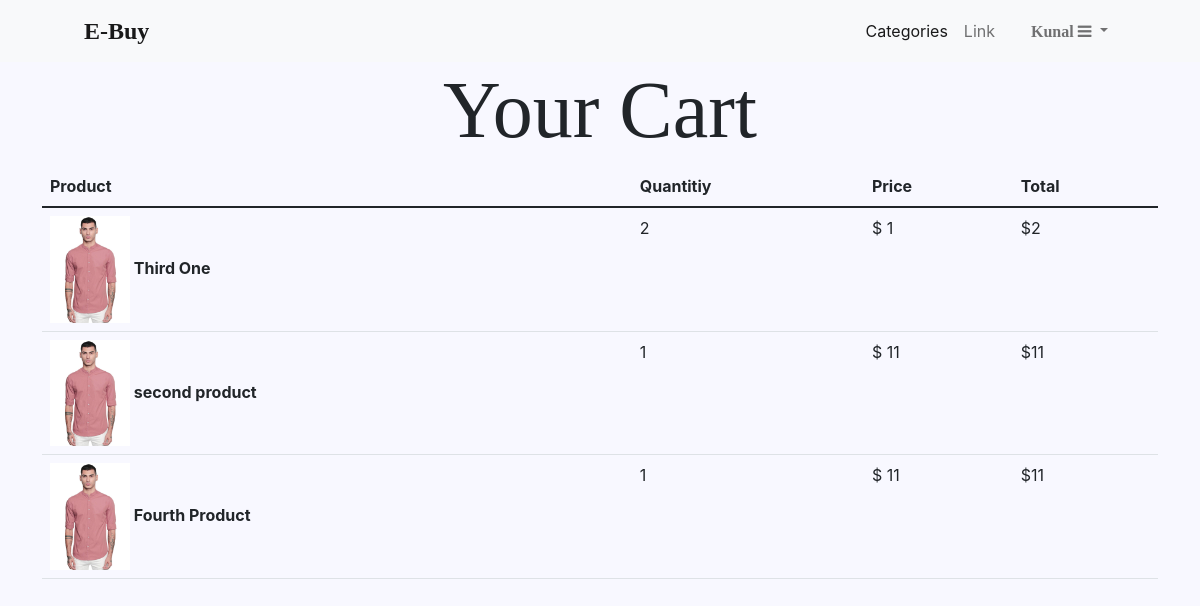
The page /products/cart/ (signed in) on the database its author committed.
### users/models.py (models this page shows, shortened)
class UserProfile(AbstractUser):
    username=models.CharField(_('username'),max_length=200,default='guest_user')
    email=LowercaseEmailField(_('email address'),unique=True)
    type=MultiSelectField(choices=Types.choices,default=[],null=True,blank=True)
    USERNAME_FIELD='email'
    REQUIRED_FIELDS=[]
    objects=UserProfileManger()
    default_type=Types.CUSTOMER

### product/models.py (models this page shows, shortened)
class ProductOrder(models.Model):
    user=models.ForeignKey(UserProfile,on_delete=models.CASCADE)
    product=models.ForeignKey(Product,on_delete=models.CASCADE)
    quantity=models.IntegerField(default=1)
    ordered=models.BooleanField(default=False)
    class Meta:
        verbose_name = 'Ordered Product'
        verbose_name_plural='Ordered Products'
    def get_total(self):
        return self.product.price * self.quantity

class Product(models.Model):
    class StatusChoices(models.TextChoices):
        AVAILABLE="SA",_("Stock Available")
        OUTOFSTOCK="NSA",_("No Stock Available")
    id = models.UUIDField(primary_key=True, default=uuid.uuid4, editable=False)
    title=models.CharField(max_length=256)
    slug=models.SlugField(blank=True,null=True)
    description=models.TextField()
    image=models.ImageField(blank=True,null=True)
    status=models.CharField(max_length=3,choices=StatusChoices.choices,default=StatusChoices.AVAILABLE)
    published_date=models.DateTimeField(auto_now_add=True)
    price=models.IntegerField(default=0)
    wishlist_users=models.ManyToManyField(UserProfile,related_name="wishlist_products",blank=True)
    category=models.ForeignKey('Category',on_delete=models.SET_NULL,null=True)

### product/views.py (the view)
# urls.py: path('products/cart/',CartListView.as_view(),name='cart'),
class CartListView(LoginRequiredMixin,ListView):
    model=ProductOrder
    template_name='product/cart.html'
    context_object_name='cart_products'
    def get_context_data(self, **kwargs):
        return super().get_context_data(**kwargs)
    def get_queryset(self):
        return ProductOrder.objects.filter(user=self.request.user)

### templates/product/cart.html
{% extends "base.html" %}
{% load static %}
{% block head %}
    <link rel="stylesheet" href={% static 'css/product/cart.css' %}>
{% endblock %}
{% block content %}
    <h1 class="page-title">Your Cart</h1>
    <div class="container cart">
        <table class="table table-hover">
            <thead>
                <tr>
                    <th scope="col">Product</th>
                    <th scope="col">Quantitiy</th>
                    <th scope="col">Price</th>
                    <th scope="col">Total</th>
                </tr>
            </thead>
            <tbody>
                {% for product in cart_products %}
                    <tr class="cart-row">
                        <th scope="row">
                            <img class="cart-product-image" src={% static 'images/sample_product.jpg' %} alt="">
                            <a href={% url 'detail' product.product.slug %} class="cart-product-title">{{product.product.title}}</a>
                        </th>
                        <td>{{product.quantity}}</td>
                        <td>$ {{product.product.price}}</td>
                        <td>${{product.get_total}}</td>
                    </tr>
                {% endfor %}
            </tbody>
        </table>
    </div>
{% endblock %}

### templates/components/navbar.html (shortened to what this page needs)
{% load static%}
<link rel="stylesheet" href={% static 'css/navbar.css' %}>
<nav class="navbar navbar-expand-lg navbar-light bg-light">
    <div class="container-fluid">
        <a class="navbar-brand" href={% url 'home'%}>E-Buy</a>
        <div id="navbarSupportedContent">
            <ul class="navbar-nav me-auto mb-2 mb-lg-0">
                <li class="nav-item">
                    <a class="nav-link active" aria-current="page" href={% url 'categories' %}>Categories</a>
                </li>
                <li class="nav-item">
                    <a class="nav-link" href="#">Link</a>
                </li>
                <li class="nav-item dropdown">
                    <a class="nav-link dropdown-toggle" href="#" id="navbarDropdown" role="button"
                        data-bs-toggle="dropdown" aria-expanded="false">
                        {% if user.is_authenticated %}
                            <span class="user-name">
                                {{user.username}}
                            </span>
                        {% endif %}
                       <i class="fa fa-bars" aria-hidden="true"></i>
                    </a>
                </li>
            </ul>
        </div>
    </div>
</nav>

### static/css/base.css (style rules this page uses)
* { box-sizing: border-box; scroll-behavior: smooth; }
body, html { padding: 0; margin: 0; font-family: -apple-system, BlinkMacSystemFont, Segoe UI, Roboto, Oxygen, Ubuntu, Cantarell, Fira Sans, Droid Sans, Helvetica Neue, sans-serif; }
a { text-decoration: none; color: inherit; }

### static/css/product/cart.css (style rules this page uses)
.page-title { text-align: center; font-size: 10vh; font-family: serif; }
.cart-product-image { width: 80px; }
body { background-color: ghostwhite; }

### static/css/navbar.css (style rules this page uses)
.navbar-nav { flex-direction: row; max-height: 10vh; }
.navbar-nav .nav-link { padding-right: 10px; padding-left: 10px; }
.container-fluid { margin-right: 6vw; margin-left: 6vw; }
.user-name { text-transform: capitalize; font-style: normal; font-weight: 600; font-family: cursive; margin-left: 20px; }
.navbar-brand { font-weight: 600; font-size: 1.5em; font-family: cursive; }

### rows shown on the page
UserProfile: username "Kunal"
ProductOrder: product "Third One", quantity "2", product.price "1", get_total "2"
ProductOrder: product "second product", quantity "1", product.price "11", get_total "11"
ProductOrder: product "Fourth Product", quantity "1", product.price "11", get_total "11"
